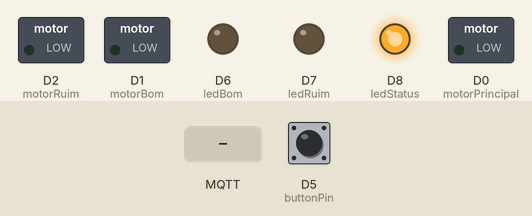
Simulated run of this program. Board: ESP8266 (NodeMCU). Parts: switched loads named in the program (green lamp = pin HIGH), output pins drawn as LEDs (lit = HIGH). The test bench sets the inputs (shaded band); at power-on: D5 (buttonPin) HIGH. WiFi joins after 1.5 s; servers stay silent unless stated; no MQTT or app messages arrive unless stated; what the program prints to the serial monitor is not drawn.

Above: at 2.7 s.
2.8 s: MQTT message "BOA" arrives on the first subscribed topic
At 3.5 s:
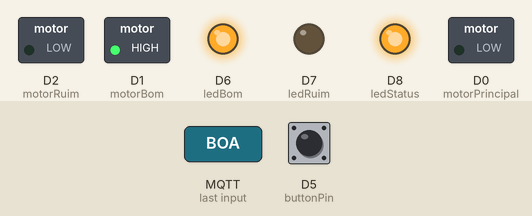
5.8 s: MQTT message "RUIM" arrives on the first subscribed topic
At 6.9 s:
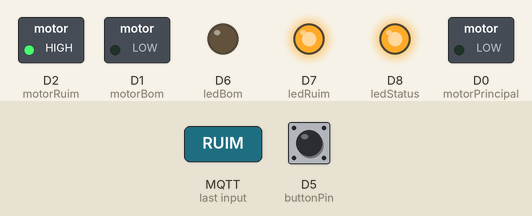
8.8 s: D5 (buttonPin) pulled LOW for 0.15 s
At 9.3 s:
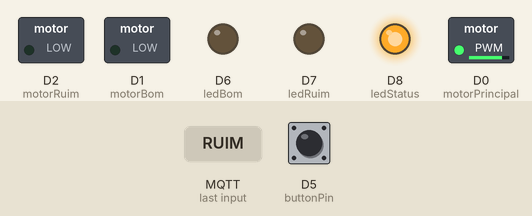
Timing chart, 0 to 14.3 s (numbered marks = the images above; inputs shaded):
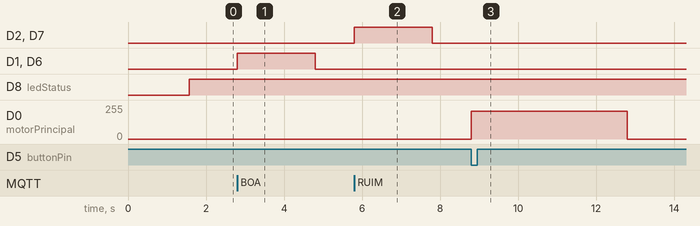

The program:

main.cpp
```cpp
#include <ESP8266WiFi.h>
#include <PubSubClient.h>
#include <secrets.h>

// WiFi variables
const char* ssid = SSID;
const char* password = PASS;
const char* mqtt_server = MQTT_BROKER;

// 60 RPM ~= 682 no analog write
// ~= 11/RPM

// Pin variables
const int motorBom = D1;
const int motorRuim = D2;
const int buttonPin = D5;
const int motorPrincipal = D0;
const int ledBom = D6; // ver porta
const int ledRuim = D7; // ver porta
const int ledStatus = D8; // ver porta

// Button variables
int buttonState = HIGH;
int lastButtonState = HIGH;
static unsigned long lastDebounceTime = 0;

// WiFi connection
WiFiClient espClient;
PubSubClient client(espClient);

// Connect to WiFi
void setup_wifi() {
  delay(10);
  if (password == "")
    WiFi.begin(ssid);
  else
    WiFi.begin(ssid, password);
  while (WiFi.status() != WL_CONNECTED) {
    delay(500);
    Serial.print(".");
  }

  Serial.println("");
  Serial.println("WiFi conectado");
  Serial.println(WiFi.localIP());
}

// Callback from MQTT
void callback(char* topic, byte* payload, unsigned int length) {
  String messageTemp;
  for (int i = 0; i < length; i++) {
    messageTemp += (char)payload[i];
  }

  Serial.println(messageTemp);

  if (String(topic) == "oee/pc") {
    if(messageTemp == "BOA"){
      digitalWrite(motorBom, HIGH);
      digitalWrite(ledBom, HIGH);
    } else if(messageTemp == "RUIM"){
      digitalWrite(motorRuim, HIGH);
      digitalWrite(ledRuim, HIGH);
    }
    delay(2000);
    digitalWrite(motorBom, LOW);
    digitalWrite(motorRuim, LOW);
    digitalWrite(ledBom, LOW);
    digitalWrite(ledRuim, LOW);
  }
}

// Connect to MQTT broker
void reconnect() {
  while (!client.connected()) {
    Serial.println("Conectando...");
    if (client.connect("ESP8266Client")) {
      client.subscribe("oee/pc");
    } else {
      delay(5000);
    }
  }
}

void setup() {
  Serial.begin(9600);
  pinMode(motorBom, OUTPUT);
  pinMode(motorRuim, OUTPUT);
  pinMode(buttonPin, INPUT_PULLUP);
  pinMode(motorPrincipal, OUTPUT);
  pinMode(ledBom, OUTPUT);
  pinMode(ledRuim, OUTPUT);
  pinMode(ledStatus, OUTPUT);
  setup_wifi();
  client.setServer(mqtt_server, 1883);
  client.setCallback(callback);
}

void loop() {
  if (WiFi.status() != WL_CONNECTED) {
    // digitalWrite(motorBom, LOW);
    // digitalWrite(motorRuim, LOW);
    digitalWrite(motorPrincipal, LOW);
    digitalWrite(ledStatus, LOW);
    setup_wifi();
  }
  if (!client.connected()) {
    // digitalWrite(motorBom, LOW);
    // digitalWrite(motorRuim, LOW);
    digitalWrite(motorPrincipal, LOW);
    digitalWrite(ledStatus, LOW);
    reconnect();
  }

  digitalWrite(ledStatus, HIGH);

  client.loop();

  buttonState = digitalRead(buttonPin);

  if (buttonState == LOW && lastButtonState == HIGH) {
    if (millis() - lastDebounceTime > 200) {
      analogWrite(motorPrincipal,210);
      delay(4000);
      digitalWrite(motorPrincipal, LOW);
      client.publish("oee/arduino", "scan");
      lastDebounceTime = millis();
    }
}
  lastButtonState = buttonState;
}
```

secrets.h
```cpp
#define SSID ""
#define PASS ""
#define MQTT_BROKER ""
```

Measured:
- after the input at 2.8 s, D1 (motorBom), D6 (ledBom): LOW → HIGH at once, → LOW 2.0 s later
- after the input at 5.8 s, D2 (motorRuim), D7 (ledRuim): LOW → HIGH at once, → LOW 2.0 s later
- after the input at 8.8 s, D0 (motorPrincipal): 0/255 → 210/255 at once, → 0/255 4.0 s later
